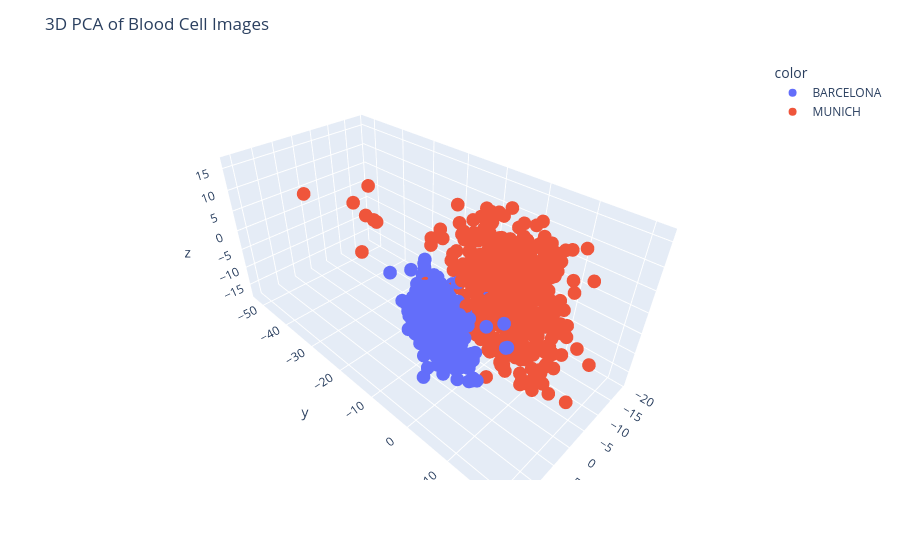

The notebook cell saved with this chart:
### Code cell
import plotly.express as px

mask = df_sample.dataset.notnull()
fig = px.scatter_3d(
    x=data_3D[mask, 0], y=data_3D[mask, 1], z=data_3D[mask, 2], color=df_sample[mask].dataset
)
fig.update_layout(title="3D PCA of Blood Cell Images")
fig.show()

### Figure 1 — Plotly figure (JSON) as saved in the notebook; plotly's stock layout.template omitted (floating-point values rounded to 4 significant figures; data arrays with more than 128 entries replaced by an {"elided": "..."} marker saying what was removed)
{"data": [{"hovertemplate": "color=BARCELONA<br>x=%{x}<br>y=%{y}<br>z=%{z}<extra></extra>", "legendgroup": "BARCELONA", "marker": {"color": "#636efa", "symbol": "circle"}, "mode": "markers", "name": "BARCELONA", "scene": "scene", "showlegend": true, "type": "scatter3d", "x": {"elided": "483 float values"}, "y": {"elided": "483 float values"}, "z": {"elided": "483 float values"}}, {"hovertemplate": "color=MUNICH<br>x=%{x}<br>y=%{y}<br>z=%{z}<extra></extra>", "legendgroup": "MUNICH", "marker": {"color": "#EF553B", "symbol": "circle"}, "mode": "markers", "name": "MUNICH", "scene": "scene", "showlegend": true, "type": "scatter3d", "x": {"elided": "517 float values"}, "y": {"elided": "517 float values"}, "z": {"elided": "517 float values"}}], "layout": {"legend": {"title": {"text": "color"}, "tracegroupgap": 0}, "margin": {"t": 60}, "scene": {"domain": {"x": [0, 1], "y": [0, 1]}, "xaxis": {"title": {"text": "x"}}, "yaxis": {"title": {"text": "y"}}, "zaxis": {"title": {"text": "z"}}}, "title": {"text": "3D PCA of Blood Cell Images"}}}
